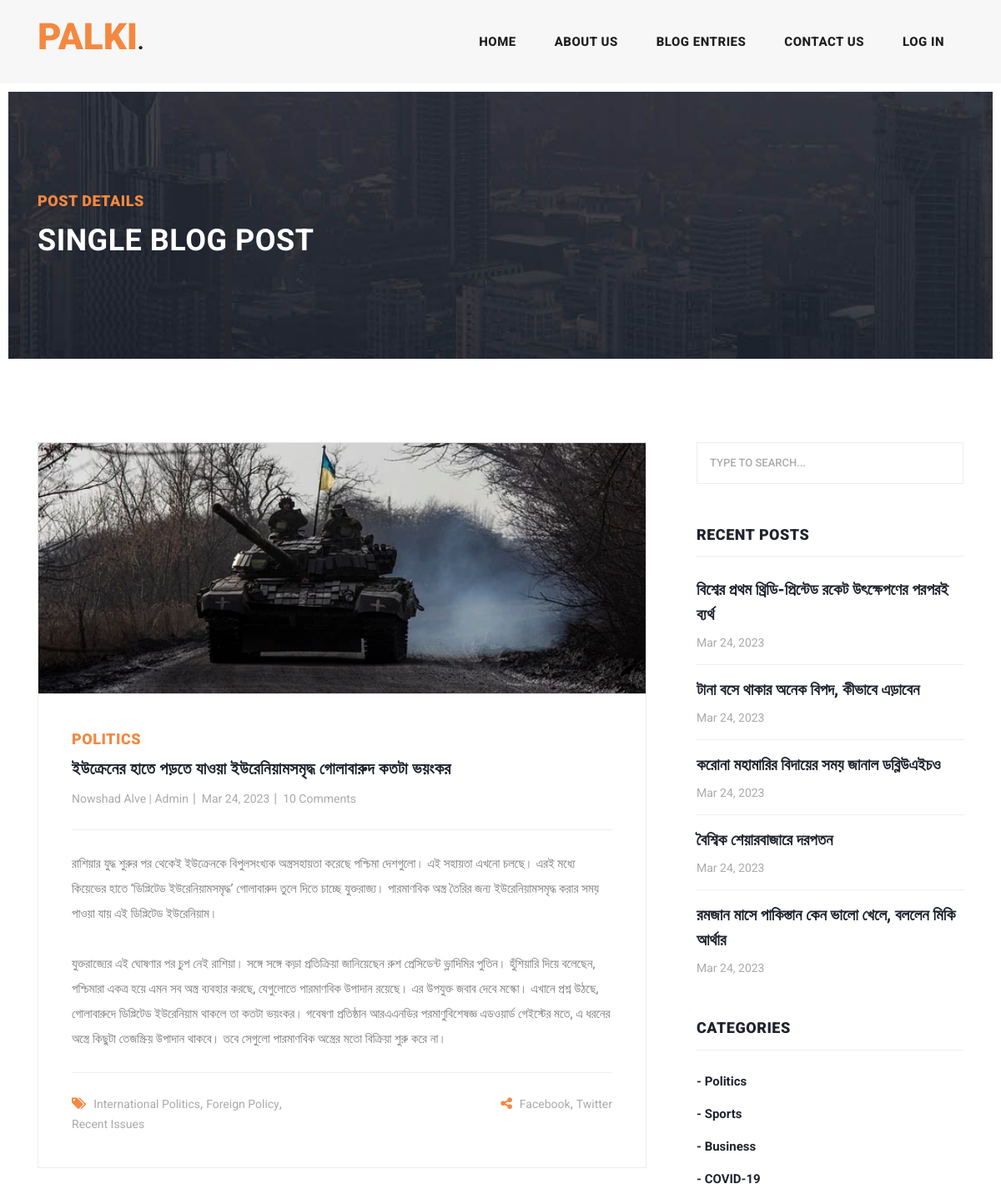
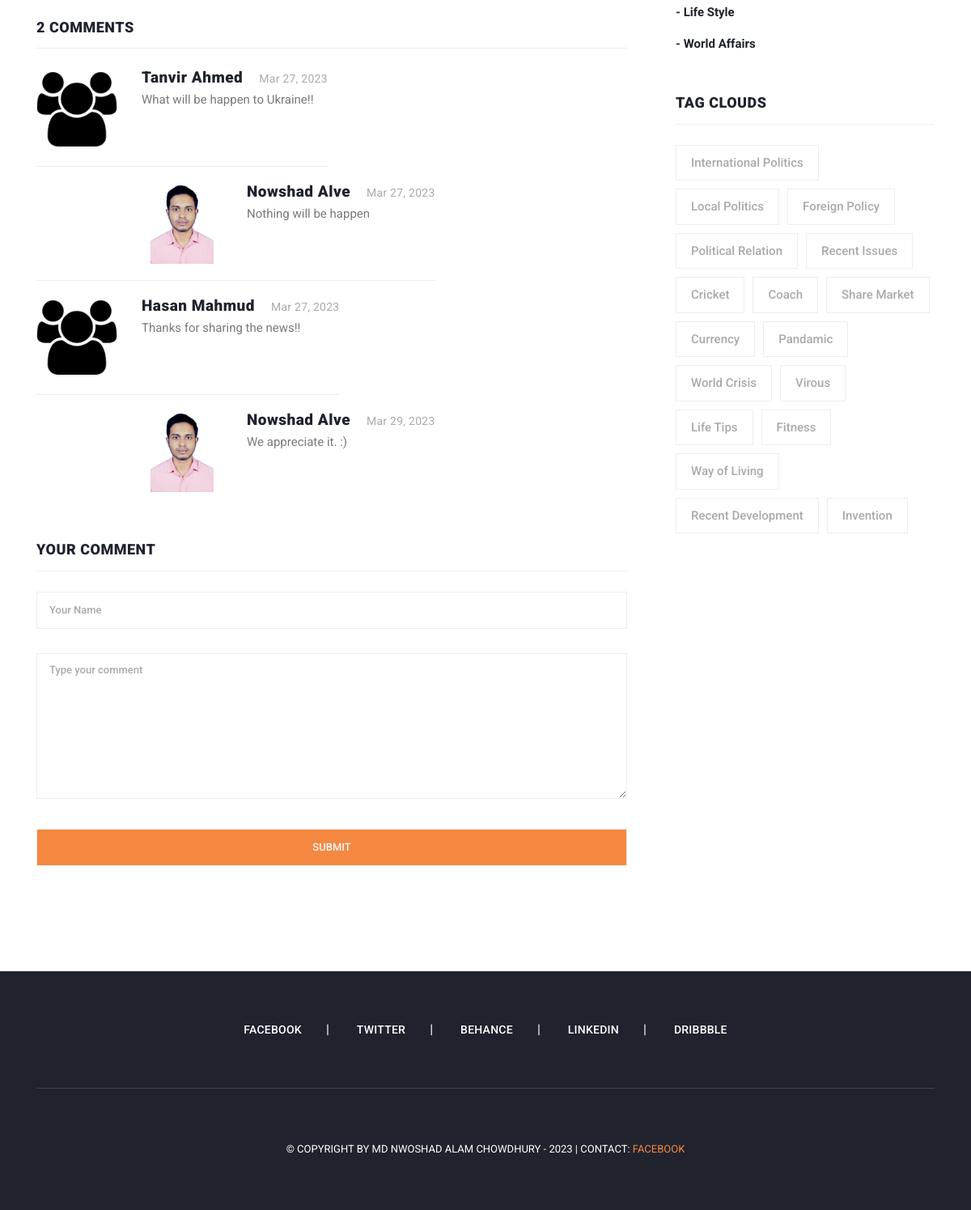
The page /post-details.php?postnum=7 on the database its author committed (2 pictures, top to bottom).
### tables this page shows
CREATE TABLE `palki__post` (
  `post_id` int(11) NOT NULL,
  `post_category` varchar(50) NOT NULL,
  `post_tag` varchar(100) NOT NULL,
  `post_tittle` varchar(100) NOT NULL,
  `post_summary` text NOT NULL,
  `post_description` text NOT NULL,
  `post_facebook` varchar(255) NOT NULL,
  `post_twitter` varchar(255) NOT NULL,
  `post_role` varchar(20) NOT NULL,
  `user_name` varchar(80) NOT NULL,
  `user_id` int(11) NOT NULL,
  `post_date` varchar(20) NOT NULL,
  `post_comments` text NOT NULL,
  `post_img` varchar(255) NOT NULL,
  `post_img_location` varchar(255) NOT NULL
);

CREATE TABLE `palki__comments` (
  `id` int(11) NOT NULL,
  `post_id` int(11) NOT NULL,
  `name` varchar(50) NOT NULL,
  `comment` text NOT NULL,
  `comment_date` varchar(20) NOT NULL,
  `reply` text NOT NULL,
  `replier_id` int(11) NOT NULL,
  `replier_name` varchar(80) NOT NULL,
  `replier_img` varchar(255) NOT NULL,
  `replier_date` varchar(20) NOT NULL
);

CREATE TABLE `palki__category` (
  `category_id` int(11) NOT NULL,
  `category` varchar(50) NOT NULL,
  `category_description` varchar(255) NOT NULL
);

CREATE TABLE `palki__tag` (
  `tag_id` int(11) NOT NULL,
  `tag` varchar(50) NOT NULL,
  `tag_description` varchar(255) NOT NULL
);

### admin/config/Config.php (called while the page is built, shortened)
<?php
    class Config{
        function __construct()
        {
            $this->con = new Mysqli("localhost","root","","db_palki");
        }
    }
?>

### admin/classes/Posts.php (called while the page is built, shortened)
<?php
class Posts extends Config
{
    private function postData()
    {
        return $this->con->query("SELECT * FROM `palki__post`");
    }
    public function getPosts()
    {
        return $this->postData();
    }
}

### admin/classes/Comments.php (called while the page is built, shortened)
<?php
    class Comments extends Config{
        protected function commentData($id){
            return $this->con->query("SELECT * FROM `palki__comments` WHERE `post_id`='$id'");
        }
        public function getComment($id){
            return $this->commentData($id);
        }
    }
?>

### admin/classes/Categories.php (called while the page is built, shortened)
<?php
    class Categories extends Config{
        private function catData(){
            return $this->con->query("SELECT * FROM `palki__category`");
        }
        public function showCategories(){
            return $this->catData();
        }
    }

### admin/classes/Tags.php (called while the page is built, shortened)
<?php
    class Tags extends Config{
        private function tagData(){
            return $this->con->query("SELECT * FROM `palki__tag`");
        }
        public function showTags(){
            return $this->tagData();
        }
}
?>

### post-details.php (the view, shortened to what this page needs)
<?php
include_once("admin/config/Config.php");
include_once("admin/classes/Posts.php");
include_once("admin/classes/Tags.php");
$post = new Posts();
$postData = $post->getPosts();
if (isset($_GET["postnum"])) {
  $postInfo = "";
  foreach ($postData as $elm) {
    if ($_GET["postnum"] == $elm["post_id"]) {
      $postInfo = $elm;
    }
  }
} else {
  header("Location: index.php");
}
?>
<?php require_once("includes/header.php"); ?>
<?php include_once("includes/navbar.php"); ?>
<?php include_once("includes/banner.php") ?>
<section class="blog-posts grid-system">
  <div class="container">
    <div class="row">
      <?php
      if (isset($postInfo)) {
      ?>
        <div class="col-lg-8">
          <div class="all-blog-posts">
            <div class="row">
              <div class="col-lg-12">
                <div class="blog-post">
                  <div class="blog-thumb border" style="width: 100%;">
                    <img style="width: 100%; height: 300px; object-fit: cover;" src="admin/images/posts/<?= $postInfo["post_img"] ?>" alt="<?= $postInfo["post_tittle"] ?>">
                  </div>
                  <div class="down-content">
                    <span><?= $postInfo["post_category"]; ?></span>
                    <a href="post-details.html">
                      <h4><?= $postInfo["post_tittle"]; ?></h4>
                    </a>
                    <ul class="post-info">
                      <li><a href="#"><?= $postInfo["user_name"]; ?> | <?= $postInfo["post_role"]; ?></a></li>
                      <li><a href="#"><?= $postInfo["post_date"]; ?></a></li>
                      <li><a href="#">10 Comments</a></li>
                    </ul>
                    <p><?= $postInfo["post_description"]; ?></p>
                    <div class="post-options">
                      <div class="row">
                        <div class="col-6">
                          <ul class="post-tags">
                            <li><i class="fa fa-tags"></i></li>
                            <?php
                            $tagString = $postInfo["post_tag"];
                            $postTags = explode(", ", $tagString);
                            $count = count($postTags) - 1;
                            foreach ($postTags as $tagelm) {
                              if ($count == 0) {
                            ?>
                                <li><a href="#"><?= $tagelm ?></a></li>
                              <?php
                              } else {
                              ?>
                                <li><a href="#"><?= $tagelm ?></a>,</li>
                              <?php
                              }
                              $count--;
                              ?>
                            <?php
                            }
                            ?>
                          </ul>
                        </div>
                        <div class="col-6">
                          <ul class="post-share">
                            <li><i class="fa fa-share-alt"></i></li>
                            <li><a href="<?= $postInfo["post_facebook"]; ?>">Facebook</a>,</li>
                            <li><a href="<?= $postInfo["post_twitter"]; ?>"> Twitter</a></li>
                          </ul>
                        </div>
                      </div>
                    </div>
                  </div>
                </div>
              </div>
              <?php include_once("includes/comments.php"); ?>
            </div>
          </div>
        </div>
      <?php
      }
      ?>
      <?php include("includes/sidebar.php"); ?>
    </div>
  </div>
</section>
<?php include("includes/footer.php"); ?>
</body>
</html>

### includes/comments.php (shortened to what this page needs)
<?php
require_once("admin/config/Config.php");
require_once("admin/classes/Comments.php");
$comment = new Comments();
$comments = $comment->getComment($postInfo["post_id"]);
?>
<div class="col-lg-12">
    <div class="sidebar-item comments">
        <div class="sidebar-heading">
            <h2><?= $comments->num_rows ?> comments</h2>
        </div>
        <div class="content">
            <ul>
                <?php
                if ($comments->num_rows > 0) {
                    foreach ($comments as $elm) {
                ?>
                        <li>
                            <div class="author-thumb">
                                <img src="assets/images/comment-visitor.png" alt="A dummy user icon">
                            </div>
                            <div class="right-content">
                                <h4><?= $elm["name"]; ?><span><?= $elm["comment_date"]; ?></span></h4>
                                <p><?= $elm["comment"]; ?></p>
                            </div>
                        </li>
                        <?php
                        if (!empty($elm["reply"])) {
                        ?>
                            <li class="replied">
                                <div class="author-thumb">
                                    <img src="admin/images/avater/<?= $elm["replier_img"]; ?>" alt="<?= $elm["replier_name"]; ?>" style="width: 100px; height: 100px; object-fit: contain;">
                                </div>
                                <div class="right-content">
                                    <h4><?= $elm["replier_name"]; ?><span><?= $elm["replier_date"]; ?></span></h4>
                                    <p><?= $elm["reply"]; ?></p>
                                </div>
                            </li>
                <?php
                        }
                    }
                }
                ?>
            </ul>
        </div>
    </div>
</div>
<div class="col-lg-12">
    <div class="sidebar-item submit-comment">
        <div class="sidebar-heading">
            <h2>Your comment</h2>
        </div>
        <div class="content">
            <form id="comment" action="" method="post">
                <div class="row justify-content-center">
                    <div class="col-md-12 col-sm-12">
                        <fieldset>
                            <input name="name" type="text" id="name" placeholder="Your Name" style="text-transform: none;" required="">
                        </fieldset>
                    </div>
                    <div class="col-lg-12">
                        <fieldset>
                            <textarea name="comment" rows="6" id="comment" placeholder="Type your comment" style="text-transform: none;" required=""></textarea>
                        </fieldset>
                    </div>
                    <div class="col-lg-12">
                        <fieldset>
                            <input type="submit" id="form-submit" class="main-button text-light" name="submit_comment" style="cursor: pointer; background-color: #f48840;" value="Submit">
                        </fieldset>
                    </div>
                </div>
            </form>
        </div>
    </div>
</div>

### includes/sidebar_recentpost.php
<div class="col-lg-12">
    <div class="sidebar-item recent-posts">
        <div class="sidebar-heading">
            <h2>Recent Posts</h2>
        </div>
        <div class="content">
            <ul>
                <?php
                if($postData->num_rows > 0){
                    $recentPost = array();
                    foreach($postData as $val){
                        $recentPost[] = $val;
                    }
                }
                $count = 1;
                $recentPost = array_reverse($recentPost);
                foreach ($recentPost as $elm) {
                ?>
                    <li><a href="post-details.php?postnum=<?= $elm["post_id"] ?>">
                            <h5><?= $elm["post_tittle"] ?></h5>
                            <span><?= $elm["post_date"] ?></span>
                        </a></li>
                <?php
                    if ($count == 5) {
                        break;
                    }
                    $count++;
                }
                ?>
            </ul>
        </div>
    </div>
</div>

### includes/sidebar_categories.php
<?php
include_once("admin/classes/Categories.php");
$cat = new Categories();
$catData = $cat->showCategories();
?>
<div class="col-lg-12">
    <div class="sidebar-item categories">
        <div class="sidebar-heading">
            <h2>Categories</h2>
        </div>
        <div class="content">
            <ul>
                <?php
                foreach ($catData as $elm) {
                ?>
                    <li><a href="#">- <?= $elm["category"] ?></a></li>
                <?php
                }
                ?>
            </ul>
        </div>
    </div>
</div>

### includes/sidebar_tags.php
<?php
    include_once("admin/classes/Tags.php");
    $tag = new Tags();
    $tagData = $tag->showTags();
?>
<div class="col-lg-12">
    <div class="sidebar-item tags">
        <div class="sidebar-heading">
            <h2>Tag Clouds</h2>
        </div>
        <div class="content">
            <ul>
                <?php
                    foreach ($tagData as $elm) {
                        ?>
                        <li><a href="#"><?= $elm["tag"] ?></a></li>
                        <?php
                    }
                ?>
            </ul>
        </div>
    </div>
</div>

### rows shown on the page
palki__post: post_img (picture), post_category "POLITICS", post_tittle "ইউক্রেনের হাতে পড়তে যাওয়া ইউরেনিয়ামসমৃদ্ধ গোলাবারুদ কতটা ভয়ংকর", user_name "Nowshad Alve", post_role "Admin", post_date "Mar 24, 2023", post_description "রাশিয়ার যুদ্ধ শুরুর পর থেকেই ইউক্রেনকে বিপুলসংখ্যক অস্ত্রসহায়তা করেছে পশ্চিমা দেশগুলো। এই সহায়তা এখনো চলছে। এরই মধ্যে কিয়েভের হাতে ‘ডিপ্লিটেড ইউরেনিয়ামসমৃদ্ধ’ গোলাবারুদ তুলে দিতে চাচ্ছে যুক্তরাজ্য। পারমাণবিক অস্ত্র তৈরির জন্য ইউরেনিয়ামসমৃদ্ধ করার সময় পাওয়া যায় এই ডিপ্লিটেড ইউরেনিয়াম। যুক্তরাজ্যের এই ঘোষণার পর চুপ নেই রাশিয়া। সঙ্গে সঙ্গে কড়া প্রতিক্রিয়া জানিয়েছেন রুশ প্রেসিডেন্ট ভ্লাদিমির পুতিন। হুঁশিয়ারি দিয়ে বলেছেন, পশ্চিমারা একত্র হয়ে এমন সব অস্ত্র ব্যবহার করছে, যেগুলোতে পারমাণবিক উপাদান রয়েছে। এর উপযুক্ত জবাব দেবে মস্কো। এখানে প্রশ্ন উঠছে, গোলাবারুদে ডিপ্লিটেড ইউরেনিয়াম থাকলে তা কতটা ভয়ংকর। গবেষণা প্রতিষ্ঠান আরএএনডির পরমাণুবিশেষজ্ঞ এডওয়ার্ড গেইস্টের মতে, এ ধরনের অস্ত্রে কিছুটা তেজস্ক্রিয়…", post_tag "International Politics", post_tag "Foreign Policy", post_tag "Recent Issues"
palki__comments: name "Tanvir Ahmed", comment_date "Mar 27, 2023", comment "What will be happen to Ukraine!!", replier_img (picture), replier_name "Nowshad Alve", replier_date "Mar 27, 2023", reply "Nothing will be happen"
palki__comments: name "Hasan Mahmud", comment_date "Mar 27, 2023", comment "Thanks for sharing the news!!", replier_img (picture), replier_name "Nowshad Alve", replier_date "Mar 29, 2023", reply "We appreciate it. :)"
palki__post: post_tittle "বিশ্বের প্রথম থ্রিডি-প্রিন্টেড রকেট উৎক্ষেপণের পরপরই ব্যর্থ", post_date "Mar 24, 2023"
palki__post: post_tittle "টানা বসে থাকার অনেক বিপদ, কীভাবে এড়াবেন", post_date "Mar 24, 2023"
palki__post: post_tittle "করোনা মহামারির বিদায়ের সময় জানাল ডব্লিউএইচও", post_date "Mar 24, 2023"
palki__post: post_tittle "বৈশ্বিক শেয়ারবাজারে দরপতন", post_date "Mar 24, 2023"
palki__post: post_tittle "রমজান মাসে পাকিস্তান কেন ভালো খেলে, বললেন মিকি আর্থার", post_date "Mar 24, 2023"
palki__category: category "Politics"
palki__category: category "Sports"
palki__category: category "Business"
palki__category: category "COVID-19"
palki__category: category "Life Style"
palki__category: category "World Affairs"
palki__tag: tag "International Politics"
palki__tag: tag "Local Politics"
palki__tag: tag "Foreign Policy"
palki__tag: tag "Political Relation"
palki__tag: tag "Recent Issues"
palki__tag: tag "Cricket"
palki__tag: tag "Coach"
palki__tag: tag "Share Market"
palki__tag: tag "Currency"
palki__tag: tag "Pandamic"
palki__tag: tag "World Crisis"
palki__tag: tag "Virous"
palki__tag: tag "Life Tips"
palki__tag: tag "Fitness"
palki__tag: tag "Way of Living"
palki__tag: tag "Recent Development"
palki__tag: tag "Invention"

### other values the page prints
$bannerName "POST DETAILS"
$banerTittle "SINGLE BLOG POST"
$comments->num_rows "2"
